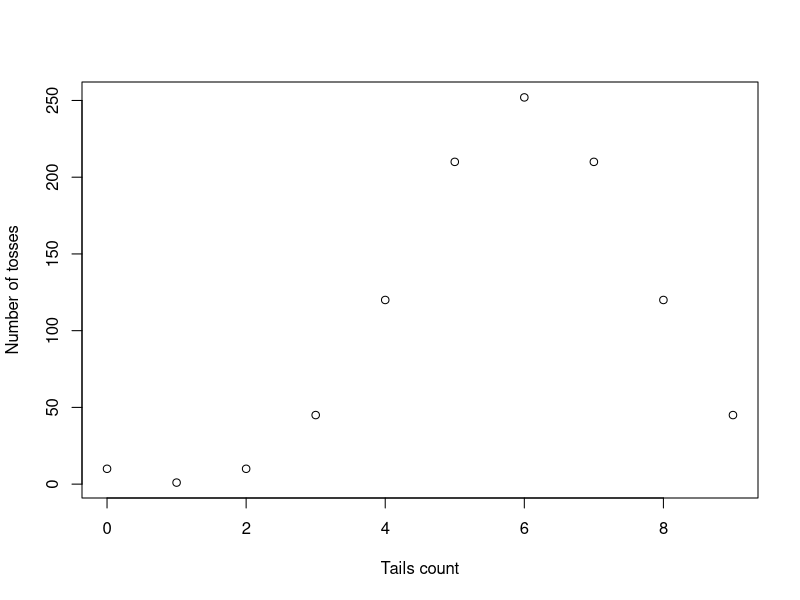

Write R code to recreate this figure.
## Task 2:
## Create a matrix with the probabilties of getting 'tails'
## with n=10 coin tosses. The first column represents the
## frequency vector μ/n, where μ=0:10 is the number of
## getting 'tails'. In the second column are the probabilities
## (C n μ /2 n), calculated with the function choose().
## Plot the graphic using plot().

require(graphics)

tails.count <- c(0:10)

probabilites <- c()

i <- 0

while(i < 10) {
    res <- choose(10, i)
    probabilites <- c(probabilites, res)
    i <- i + 1
}

result = matrix(
    c(tails.count, probabilites),
    nrow = 10,
    ncol = 2,
    dimnames = list(NULL, c("Tails count", "Number of tosses")))

plot(result)
